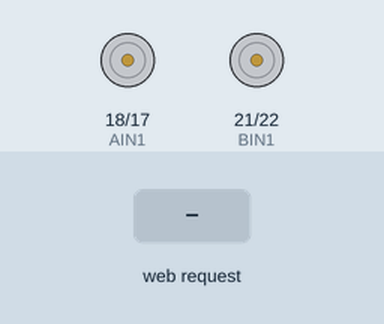
Recording of a sketch running on a simulated ESP32. Parts: motor-driver pin pairs drawn as motors (green arrow = first pin HIGH = forward, orange = second pin HIGH = backward, longer = more drive, scaled by the enable pin). Inputs (shaded band) come from the test bench. What the sketch prints to the serial monitor is not drawn.

Above: at 1.2 s.
1.3 s: HTTP request GET /forward received
At 2.4 s:
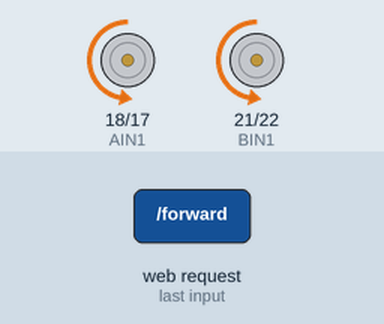
2.8 s: HTTP request GET /backward received
At 3.5 s:
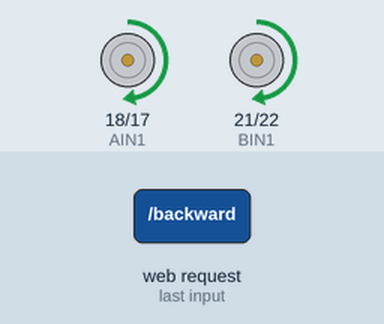
4.3 s: HTTP request GET /left received
At 4.7 s:
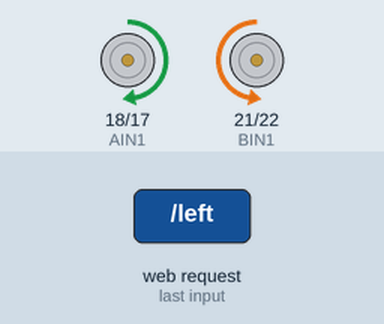
5.8 s: HTTP request GET /right received
At 7.0 s:
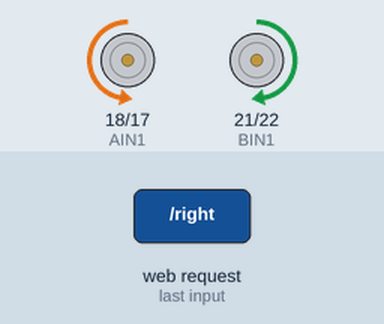
Timing chart, 0 to 8.3 s (numbered marks = the images above; inputs shaded):
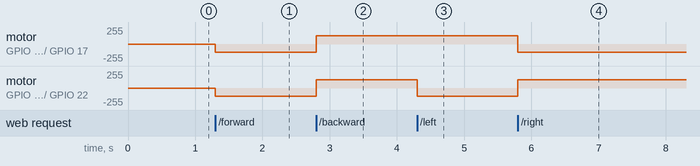

Measured:
- after the input at 1.3 s, motor on GPIO 18 (AIN1) / GPIO 17 (AIN2), motor on GPIO 21 (BIN1) / GPIO 22 (BIN2): stopped → backward 127/255 at once
- after the input at 2.8 s, motor on GPIO 18 (AIN1) / GPIO 17 (AIN2), motor on GPIO 21 (BIN1) / GPIO 22 (BIN2): backward 127/255 → forward 127/255 at once
- after the input at 4.3 s, motor on GPIO 21 (BIN1) / GPIO 22 (BIN2): forward 127/255 → backward 127/255 at once
- after the input at 5.8 s, motor on GPIO 18 (AIN1) / GPIO 17 (AIN2): forward 127/255 → backward 127/255 at once; motor on GPIO 21 (BIN1) / GPIO 22 (BIN2): backward 127/255 → forward 127/255 at once

The sketch:

remort_car.ino
```cpp
#include <WiFi.h>
#include <WebServer.h>

// --- 1. WI-FI HOTSPOT SETTINGS ---
const char* ssid = "Dragster_V1";      // Your car's Wi-Fi network name
const char* password = "abcd1234";  // The Wi-Fi password (must be 8+ characters)

WebServer server(80);

// --- 2. MOTOR PIN DEFINITIONS ---
const int PWMA = 19; const int AIN1 = 18; const int AIN2 = 17; // Left Motor (A)
const int PWMB = 16; const int BIN1 = 21; const int BIN2 = 22; // Right Motor (B)

// --- 3. SPEED SETTINGS ---
int currentSpeed = 127;     // Starts at Half Speed by default for safety
const int halfSpeed = 127;  // 50% Power
const int fullSpeed = 255;  // 100% Power

// --- 4. THE WEBPAGE (HTML/CSS/JS) ---
// This creates the mobile-friendly buttons on your phone
const char htmlPage[] PROGMEM = R"=====(
<!DOCTYPE html>
<html>
<head>
  <meta name="viewport" content="width=device-width, initial-scale=1, maximum-scale=1, user-scalable=no">
  <title>Dragster Remote</title>
  <style>
    body { font-family: Arial, sans-serif; text-align: center; background-color: #222; color: white; margin-top: 20px; user-select: none; }
    .btn { background-color: #007bff; color: white; border: none; padding: 25px 40px; font-size: 24px; border-radius: 12px; margin: 10px; width: 140px; touch-action: manipulation; }
    .btn:active { background-color: #0056b3; }
    .speed-btn { background-color: #28a745; width: 160px; padding: 15px 20px; font-size: 20px; border-radius: 8px; border: none; color: white; margin: 5px; }
    .speed-btn:active { background-color: #1e7e34; }
    .controls { margin-top: 40px; }
  </style>
  <script>
    // Send the command to the ESP32 in the background
    function send(cmd) { fetch('/' + cmd); }

    // Make the car move ONLY when holding the button, and stop on release
    function setupButton(id, cmd) {
      let btn = document.getElementById(id);
      // Touch screens (Phones)
      btn.addEventListener('touchstart', function(e) { e.preventDefault(); send(cmd); });
      btn.addEventListener('touchend', function(e) { e.preventDefault(); send('stop'); });
      // Mouse clicks (Computers)
      btn.addEventListener('mousedown', function(e) { e.preventDefault(); send(cmd); });
      btn.addEventListener('mouseup', function(e) { e.preventDefault(); send('stop'); });
    }

    window.onload = function() {
      setupButton('btnF', 'forward');
      setupButton('btnB', 'backward');
      setupButton('btnL', 'left');
      setupButton('btnR', 'right');
    }
  </script>
</head>
<body>
  <h2>Dragster Control</h2>

  <div>
    <button class="speed-btn" onclick="send('half')">Half Speed</button>
    <button class="speed-btn" style="background-color: #dc3545;" onclick="send('full')">FULL SPEED</button>
  </div>

  <div class="controls">
    <button class="btn" id="btnF">FORWARD</button><br>
    <button class="btn" id="btnL">LEFT</button>
    <button class="btn" id="btnR">RIGHT</button><br>
    <button class="btn" id="btnB">REVERSE</button>
  </div>
</body>
</html>
)=====";

void setup() {
  Serial.begin(115200);

  // Setup Motor Pins
  pinMode(AIN1, OUTPUT); pinMode(AIN2, OUTPUT);
  pinMode(BIN1, OUTPUT); pinMode(BIN2, OUTPUT);

  // Attach Core 3.0 PWM
  ledcAttach(PWMA, 5000, 8);
  ledcAttach(PWMB, 5000, 8);
  setMotorSpeed(0, 0); // Hard stop

  // Start Wi-Fi Hotspot
  Serial.println("Starting Wi-Fi Hotspot...");
  WiFi.softAP(ssid, password);
  IPAddress IP = WiFi.softAPIP();
  Serial.print("Hotspot Ready! Connect your phone to Wi-Fi: ");
  Serial.println(ssid);
  Serial.print("Then open your browser to: http://");
  Serial.println(IP);

  // Setup Web Server Routes
  server.on("/", []() { server.send(200, "text/html", htmlPage); });

  // Movement Commands
  server.on("/forward", []() { setMotorSpeed(currentSpeed, currentSpeed); server.send(200); });
  server.on("/backward", []() { setMotorSpeed(-currentSpeed, -currentSpeed); server.send(200); });
  server.on("/left", []() { setMotorSpeed(-currentSpeed, currentSpeed); server.send(200); }); // Spin left
  server.on("/right", []() { setMotorSpeed(currentSpeed, -currentSpeed); server.send(200); }); // Spin right
  server.on("/stop", []() { setMotorSpeed(0, 0); server.send(200); });

  // Speed Commands
  server.on("/half", []() { currentSpeed = halfSpeed; Serial.println("Mode: HALF SPEED"); server.send(200); });
  server.on("/full", []() { currentSpeed = fullSpeed; Serial.println("Mode: FULL SPEED"); server.send(200); });

  server.begin();
}

void loop() {
  // Constantly listen for Wi-Fi commands
  server.handleClient();
}

// --- THE MASTER STEERING FUNCTION (FIXED LOGIC) ---
void setMotorSpeed(int leftSpeed, int rightSpeed) {

  // === CONTROL LEFT MOTOR ===
  if (leftSpeed >= 0) {
    // FORWARD (Logic Flipped)
    digitalWrite(AIN1, LOW);
    digitalWrite(AIN2, HIGH);
    ledcWrite(PWMA, leftSpeed);
  } else {
    // REVERSE (Logic Flipped)
    digitalWrite(AIN1, HIGH);
    digitalWrite(AIN2, LOW);
    ledcWrite(PWMA, -leftSpeed);
  }

  // === CONTROL RIGHT MOTOR ===
  if (rightSpeed >= 0) {
    // FORWARD (Logic Flipped)
    digitalWrite(BIN1, LOW);
    digitalWrite(BIN2, HIGH);
    ledcWrite(PWMB, rightSpeed);
  } else {
    // REVERSE (Logic Flipped)
    digitalWrite(BIN1, HIGH);
    digitalWrite(BIN2, LOW);
    ledcWrite(PWMB, -rightSpeed);
  }
}
```
